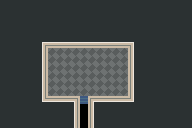

This is a level from a 2D game, rendered from its Tiled map with the project's own tilesets. A one-line summary and the map file follow, with tile-layer data summarised:
An orthogonal 24x16 tile map with 8x8 px tiles, 1 tile layer (Tiles), 2 tilesets and 4 objects (StairsToGround, DeepThroat, Basement).

<map version="1.0" orientation="orthogonal" width="24" height="16" tilewidth="8" tileheight="8">
 <tileset firstgid="1" source="sprites.tsx" />
 <tileset firstgid="49" source="tiles_basement.tsx" />
 <layer name="Tiles" width="24" height="16">
  <properties>
   <property name="sprite" value="1" />
  </properties>
  <data>[384 cells, 381 non-empty, 15 distinct tile ids]</data>
 </layer>
 <objectgroup name="NPCs" width="24" height="16">
  <object name="StairsToGround" gid="27" x="80" y="104" />
  <object name="DeepThroat" gid="13" x="56" y="72" />
  <object gid="41" x="80" y="88" />
 </objectgroup>
 <objectgroup name="Rooms" width="24" height="16">
  <object name="Basement" x="0" y="-64" width="192" height="192" />
 </objectgroup>
</map>
